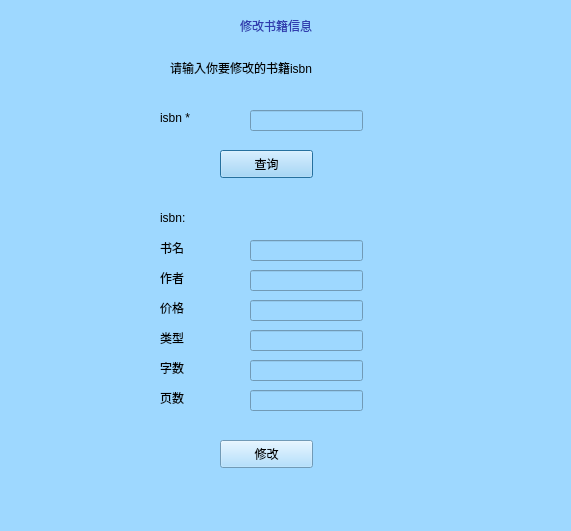
<?xml version="1.0" encoding="UTF-8"?>
<ui version="4.0">
 <class>librarianmodifybook</class>
 <widget class="QDialog" name="librarianmodifybook">
  <property name="geometry">
   <rect>
    <x>0</x>
    <y>0</y>
    <width>571</width>
    <height>531</height>
   </rect>
  </property>
  <property name="windowTitle">
   <string>修改书籍</string>
  </property>
  <property name="styleSheet">
   <string notr="true">background-color: rgb(158, 216, 255);</string>
  </property>
  <widget class="QLabel" name="label">
   <property name="geometry">
    <rect>
     <x>240</x>
     <y>10</y>
     <width>201</width>
     <height>31</height>
    </rect>
   </property>
   <property name="styleSheet">
    <string notr="true">color: rgb(48, 60, 175);
font: 87 9pt &quot;Arial&quot;;
font: 14pt &quot;Arial&quot;;
font: 10pt &quot;华文新魏&quot;;
font: 11pt &quot;Arial&quot;;
font: 11pt &quot;华文新魏&quot;;</string>
   </property>
   <property name="text">
    <string>修改书籍信息</string>
   </property>
  </widget>
  <widget class="QLineEdit" name="lineEdit_5">
   <property name="geometry">
    <rect>
     <x>250</x>
     <y>300</y>
     <width>113</width>
     <height>21</height>
    </rect>
   </property>
  </widget>
  <widget class="QLabel" name="label_3">
   <property name="geometry">
    <rect>
     <x>160</x>
     <y>110</y>
     <width>72</width>
     <height>15</height>
    </rect>
   </property>
   <property name="text">
    <string>isbn *</string>
   </property>
  </widget>
  <widget class="QLabel" name="label_4">
   <property name="geometry">
    <rect>
     <x>160</x>
     <y>270</y>
     <width>72</width>
     <height>15</height>
    </rect>
   </property>
   <property name="text">
    <string>作者</string>
   </property>
  </widget>
  <widget class="QLineEdit" name="lineEdit_7">
   <property name="geometry">
    <rect>
     <x>250</x>
     <y>360</y>
     <width>113</width>
     <height>21</height>
    </rect>
   </property>
  </widget>
  <widget class="QLabel" name="label_5">
   <property name="geometry">
    <rect>
     <x>160</x>
     <y>300</y>
     <width>72</width>
     <height>15</height>
    </rect>
   </property>
   <property name="text">
    <string>价格</string>
   </property>
  </widget>
  <widget class="QLabel" name="label_7">
   <property name="geometry">
    <rect>
     <x>160</x>
     <y>390</y>
     <width>72</width>
     <height>15</height>
    </rect>
   </property>
   <property name="text">
    <string>页数</string>
   </property>
  </widget>
  <widget class="QLineEdit" name="lineEdit_2">
   <property name="geometry">
    <rect>
     <x>250</x>
     <y>110</y>
     <width>113</width>
     <height>21</height>
    </rect>
   </property>
   <property name="text">
    <string/>
   </property>
  </widget>
  <widget class="QLineEdit" name="lineEdit">
   <property name="geometry">
    <rect>
     <x>250</x>
     <y>240</y>
     <width>113</width>
     <height>21</height>
    </rect>
   </property>
  </widget>
  <widget class="QLineEdit" name="lineEdit_6">
   <property name="geometry">
    <rect>
     <x>250</x>
     <y>330</y>
     <width>113</width>
     <height>21</height>
    </rect>
   </property>
  </widget>
  <widget class="QLineEdit" name="lineEdit_8">
   <property name="geometry">
    <rect>
     <x>250</x>
     <y>390</y>
     <width>113</width>
     <height>21</height>
    </rect>
   </property>
  </widget>
  <widget class="QLineEdit" name="lineEdit_4">
   <property name="geometry">
    <rect>
     <x>250</x>
     <y>270</y>
     <width>113</width>
     <height>21</height>
    </rect>
   </property>
  </widget>
  <widget class="QLabel" name="label_6">
   <property name="geometry">
    <rect>
     <x>160</x>
     <y>240</y>
     <width>72</width>
     <height>15</height>
    </rect>
   </property>
   <property name="text">
    <string>书名</string>
   </property>
  </widget>
  <widget class="QLabel" name="label_8">
   <property name="geometry">
    <rect>
     <x>160</x>
     <y>360</y>
     <width>72</width>
     <height>15</height>
    </rect>
   </property>
   <property name="text">
    <string>字数</string>
   </property>
  </widget>
  <widget class="QLabel" name="label_11">
   <property name="geometry">
    <rect>
     <x>160</x>
     <y>330</y>
     <width>72</width>
     <height>15</height>
    </rect>
   </property>
   <property name="text">
    <string>类型</string>
   </property>
  </widget>
  <widget class="QLabel" name="label_2">
   <property name="geometry">
    <rect>
     <x>170</x>
     <y>60</y>
     <width>211</width>
     <height>16</height>
    </rect>
   </property>
   <property name="text">
    <string>请输入你要修改的书籍isbn</string>
   </property>
  </widget>
  <widget class="QPushButton" name="pushButton">
   <property name="geometry">
    <rect>
     <x>220</x>
     <y>150</y>
     <width>93</width>
     <height>28</height>
    </rect>
   </property>
   <property name="text">
    <string>查询</string>
   </property>
  </widget>
  <widget class="QPushButton" name="pushButton_2">
   <property name="geometry">
    <rect>
     <x>220</x>
     <y>440</y>
     <width>93</width>
     <height>28</height>
    </rect>
   </property>
   <property name="text">
    <string>修改</string>
   </property>
  </widget>
  <widget class="QLabel" name="label_9">
   <property name="geometry">
    <rect>
     <x>250</x>
     <y>210</y>
     <width>111</width>
     <height>16</height>
    </rect>
   </property>
   <property name="text">
    <string/>
   </property>
  </widget>
  <widget class="QLabel" name="label_10">
   <property name="geometry">
    <rect>
     <x>160</x>
     <y>210</y>
     <width>72</width>
     <height>15</height>
    </rect>
   </property>
   <property name="text">
    <string>isbn:</string>
   </property>
  </widget>
 </widget>
 <resources/>
 <connections/>
</ui>
